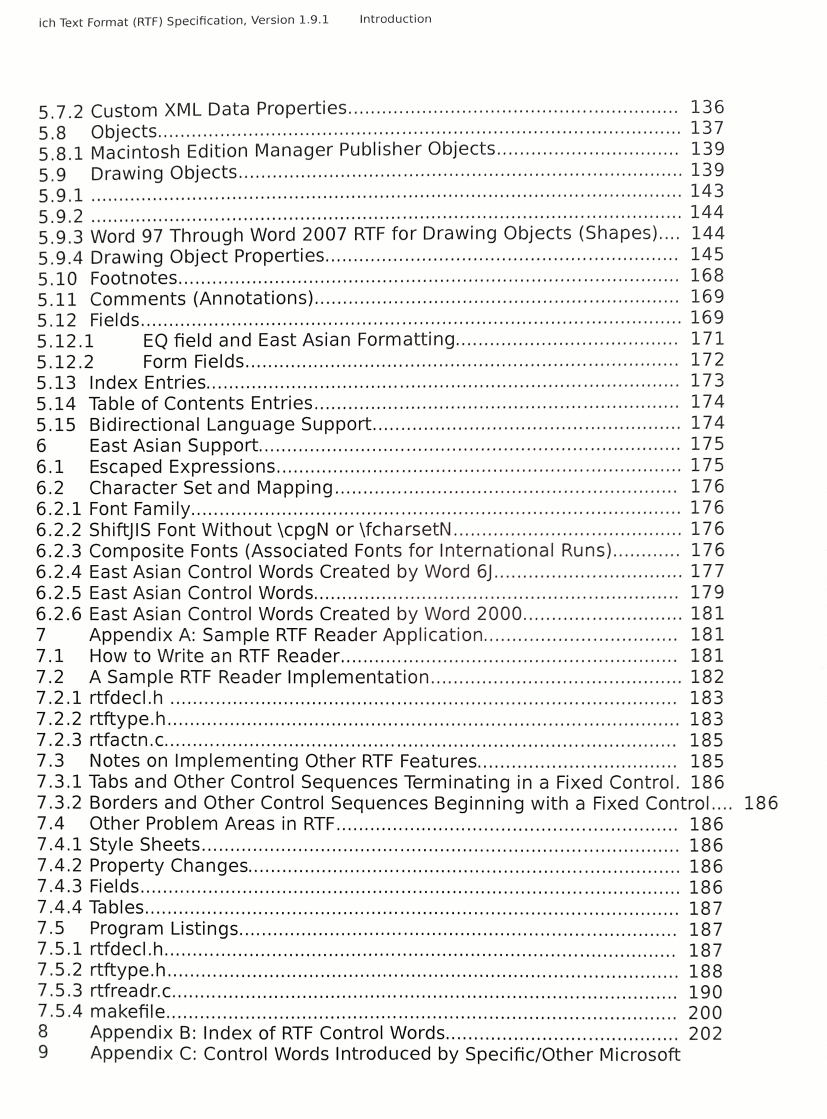
#> input picture text_segmentation/test.jpg, 1653 x 2237 px (shown at 1/2 size)
$ python transform.py --image test.jpg
#> lines starting #> are read from the running program, lines starting #| are printed output that depends on the picture; after the words box and inside, x2 and y2 are one past the last pixel; in counts of white or black regions, pixels touching at a corner belong together
import numpy as np
import cv2
import argparse
import imutils

from skimage.filters import threshold_local

'''
    Takes in one argument pts which is a list of 4 points of (x,y) coordinates of each point in rectangle
        Set of coordinates will be ordered as:
        1st: top-left, 2nd: top-right, 3rd: bottom-right, 4th: bottom-left
'''
# [47 lines left out: functions order_points, four_point_transform, not called in this run]

def edge_detection(img):
    ### Edge detection ###
    # load image and compute ratio of old height to new height, then resize it
#> called with img = 'test.jpg'
    image = cv2.imread(img)
#> image is the input picture: shape (2237, 1653, 3); mean B, G, R 237.7, 239.4, 239.6

    # Ratio of old height + original image
    ratio = image.shape[0] / 500.0
#> ratio = 4.47
    og_img = image.copy()

    image = imutils.resize(image, height=500)
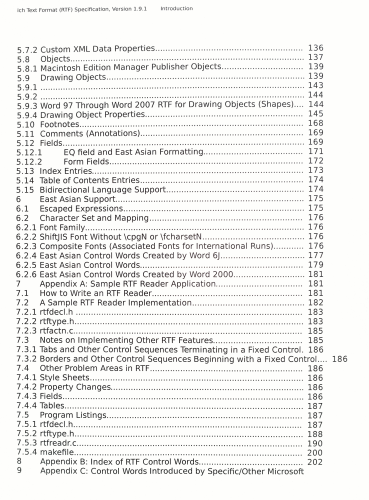
#> image: shape (500, 369, 3); mean B, G, R 237.7, 239.4, 239.6

    # Convert image to grascale, then blur, to find edges
    gray = cv2.cvtColor(image, cv2.COLOR_BGR2GRAY)
    gray = cv2.GaussianBlur(gray, (5, 5), 0)
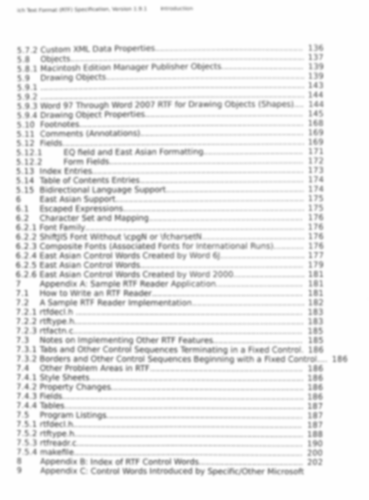
#> gray: shape (500, 369); min 149, max 254, mean 239.5
    edged = cv2.Canny(gray, 75, 200)
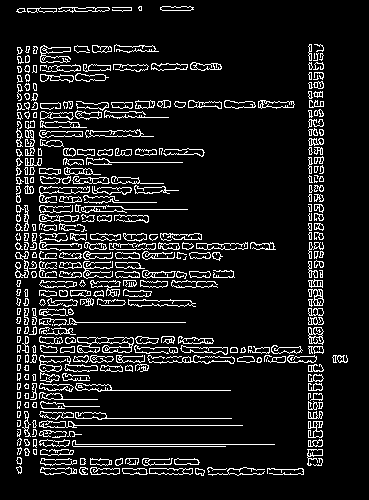
#> edged: shape (500, 369); 10.3% white in thin lines or dots, all inside (x1, y1, x2, y2) = (15, 6, 348, 476)

    # [4 lines of commented-out code are left out]

    return edged, og_img, ratio

def find_contours(edged):
    # Find contours in edged image, keep only largest ones
    conts = cv2.findContours(edged.copy(), cv2.RETR_LIST, cv2.CHAIN_APPROX_SIMPLE)
    conts = imutils.grab_contours(conts)

    # Get yo contours here
    conts = sorted(conts, key = cv2.contourArea, reverse=True)[:5]

    # Loop over contours, approximate the number of points in that contour
    screenCont = []
    print("AAA")
    for c in conts:
        # Approximate the contours
        peri = cv2.arcLength(c, True)
        approx = cv2.approxPolyDP(c, 0.02 * peri, True)
        print("BBB")
        # If our contour has 4 points, assume we've found document
        if len(approx) == 4:
            print("CCC")
            screenCont = approx
            print("SCREENCONT: ", screenCont)
            break

    if screenCont == []:
        print("Unable to detect document in your image")
        exit()

    # [5 lines of commented-out code are left out]

    return screenCont

# [10 lines left out: function warp_and_save, not called in this run]


if __name__ == "__main__":
    # Argument parser
    ap = argparse.ArgumentParser()
    ap.add_argument("-i", "--image", required = True, help="Path to the image that's to be scanned")
    args = vars(ap.parse_args())

    # Pass through path to image to edge detection
    edged, og_img, ratio = edge_detection(args["image"])
#> ratio = 4.47

    # Find contours
    contours = find_contours(edged)
#> in find_contours, `conts = cv2.findContours(edged.copy(), cv2.RETR_LIST, cv2.CHAIN_APPROX..`: conts = 740 contours, 374 with area under 20; largest, box (x1, y1, x2, y2) and area: (77, 337, 134, 353) 559, (128, 299, 196, 307) 313, (39, 355, 98, 383) 308, (128, 299, 193, 307) 299, (39, 186, 90, 203) 272
#> in find_contours, `conts = sorted(conts, key = cv2.contourArea, reverse=True)[:5]`: conts = 5 contours; box (x1, y1, x2, y2) and area: (77, 337, 134, 353) 559, (128, 299, 196, 307) 313, (39, 355, 98, 383) 308, (128, 299, 193, 307) 299, (39, 186, 90, 203) 272
#> the loop in find_contours, `for c in conts:` made 2 passes
#> (peri, screenCont) on pass 2: (162.9, [[128, 299], [128, 304], [195, 306], [190, 300]])
#> peri on pass 1: 266
#| BBB
#| BBB
#| CCC
#| SCREENCONT:  [[[128 299]]
#|  [[128 304]]
#|  [[195 306]]
#|  [[190 300]]]
#> (the run stopped early here; a loop or call above may not have finished)
